Frame 1 (no input): blank canvas, image omitted
Frame 60 (no input): blank canvas, image omitted
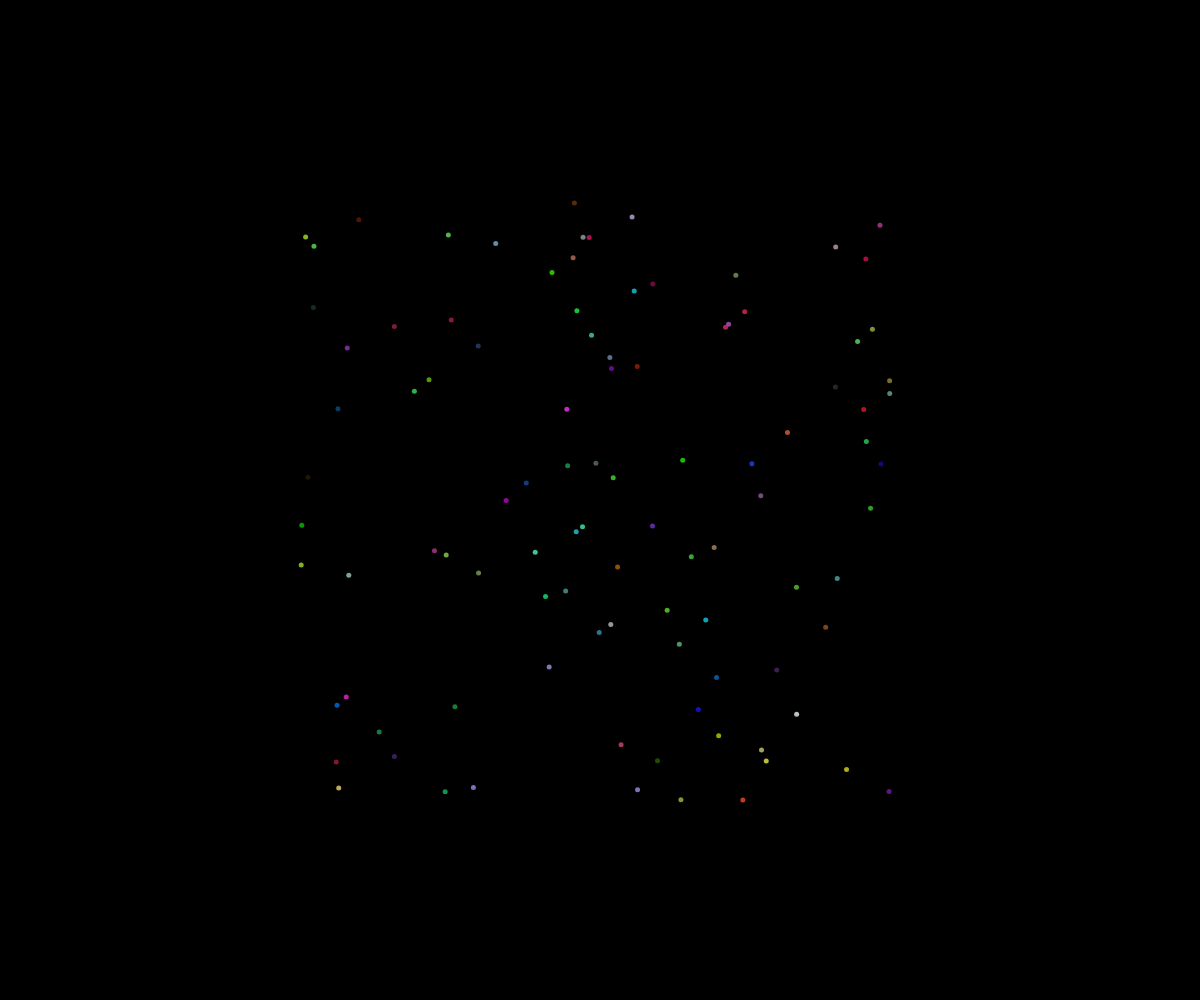
Frame 120 (the mouse pressed at the canvas centre since frame 60)

The p5.js sketch whose frames 1 and 60 were blank and that drew this single picture after the mouse press (run headless with seeded random() and noise() and a simulated clock; from frame 60 on, the mouse is pressed at the canvas centre):

// p5.js sketch
// ── sketch.js
// Fireworks OOP

const NUMBER_OF_FIREWORKS_PER_CLICK = 100;
class Particle {
  constructor(x, y) {
    this.x = x;
    this.y = y;
    this.dx = random(-5,5 );
    this.dy = random(-5, 5);
    this.size = 5;
    this.r = random(0, 255);
    this.g = random(0, 255);
    this.b = random(0, 255);
    this.opacity = 255;
  }

  display() {
    noStroke();
    fill(this.r, this.g, this.b, this.opacity);
    circle(this.x, this.y, this.size);
  }

  update(){
    //move
    this.x += this.dx;
    this.y += this.dy;

    //fade away overtime
    this.opacity --;
  }

  isDead() {
    return this.opacity <= 0;
  }
}

let theFireworks = [];

function setup() {
  createCanvas(windowWidth, windowHeight);
}

function draw() {
  background("black");
  for (let firework of theFireworks) {
    if (firework.isDead()) {
      //delete it
      let index = theFireworks.indexOf(firework); 
      theFireworks.splice(index, 1);
    }
    else {
      firework.update();
      firework.display();
    }
  }
}

function mousePressed() {
  for (let i = 0; i < NUMBER_OF_FIREWORKS_PER_CLICK; i++) {
    let someFirework = new Particle(mouseX, mouseY);
    theFireworks.push(someFirework);
  }
}
